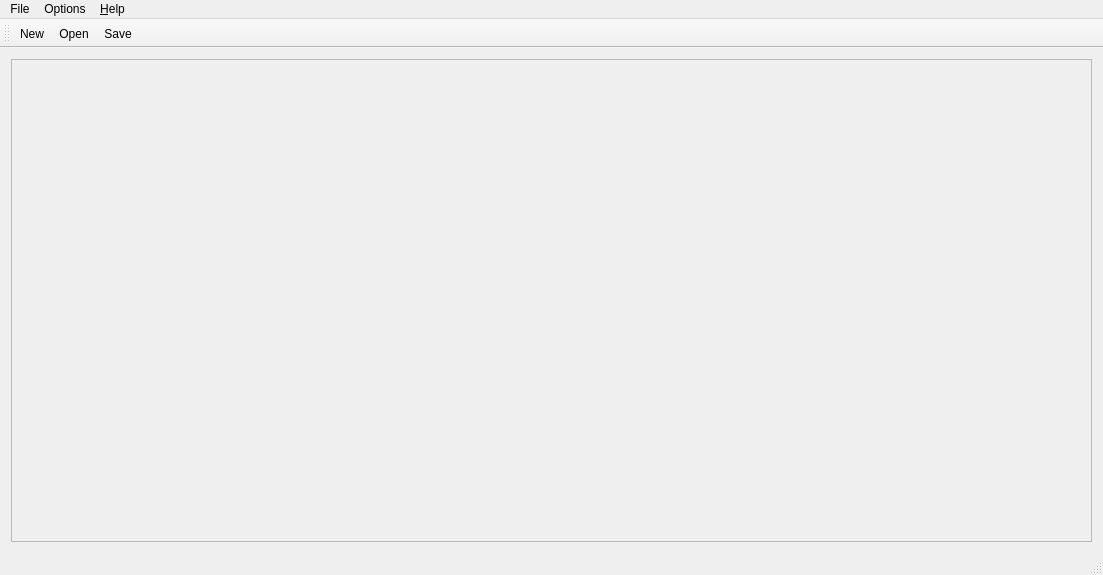
<?xml version="1.0" encoding="UTF-8"?>
<ui version="4.0">
 <class>hidconfigClass</class>
 <widget class="QMainWindow" name="hidconfigClass">
  <property name="geometry">
   <rect>
    <x>0</x>
    <y>0</y>
    <width>1103</width>
    <height>575</height>
   </rect>
  </property>
  <property name="sizePolicy">
   <sizepolicy hsizetype="Preferred" vsizetype="Preferred">
    <horstretch>0</horstretch>
    <verstretch>0</verstretch>
   </sizepolicy>
  </property>
  <property name="windowTitle">
   <string>hidconfig</string>
  </property>
  <property name="windowIcon">
   <iconset resource="hidconfig.qrc">
    <normaloff>:/hidconfig/icon</normaloff>:/hidconfig/icon</iconset>
  </property>
  <widget class="QWidget" name="centralWidget">
   <layout class="QHBoxLayout" name="horizontalLayout">
    <item>
     <widget class="QScrollArea" name="itemArea">
      <property name="widgetResizable">
       <bool>true</bool>
      </property>
      <widget class="QWidget" name="scrollAreaWidgetContents">
       <property name="geometry">
        <rect>
         <x>0</x>
         <y>0</y>
         <width>1083</width>
         <height>463</height>
        </rect>
       </property>
      </widget>
     </widget>
    </item>
   </layout>
  </widget>
  <widget class="QMenuBar" name="menuBar">
   <property name="geometry">
    <rect>
     <x>0</x>
     <y>0</y>
     <width>1103</width>
     <height>21</height>
    </rect>
   </property>
   <widget class="QMenu" name="menuFile">
    <property name="title">
     <string>File</string>
    </property>
    <addaction name="actionNew"/>
    <addaction name="actionOpen"/>
    <addaction name="actionSave"/>
    <addaction name="separator"/>
    <addaction name="actionExit"/>
   </widget>
   <widget class="QMenu" name="menuOptions">
    <property name="title">
     <string>Options</string>
    </property>
    <addaction name="actionDebug"/>
   </widget>
   <widget class="QMenu" name="menu_About">
    <property name="title">
     <string>&amp;Help</string>
    </property>
    <addaction name="actionAbout"/>
   </widget>
   <addaction name="menuFile"/>
   <addaction name="menuOptions"/>
   <addaction name="menu_About"/>
  </widget>
  <widget class="QToolBar" name="mainToolBar">
   <property name="toolButtonStyle">
    <enum>Qt::ToolButtonTextUnderIcon</enum>
   </property>
   <attribute name="toolBarArea">
    <enum>TopToolBarArea</enum>
   </attribute>
   <attribute name="toolBarBreak">
    <bool>false</bool>
   </attribute>
   <addaction name="actionNew"/>
   <addaction name="actionOpen"/>
   <addaction name="actionSave"/>
  </widget>
  <widget class="QStatusBar" name="statusBar"/>
  <action name="actionOpen">
   <property name="icon">
    <iconset resource="hidconfig.qrc">
     <normaloff>:/hidconfig/Open</normaloff>:/hidconfig/Open</iconset>
   </property>
   <property name="text">
    <string>Open</string>
   </property>
   <property name="shortcut">
    <string>Ctrl+O</string>
   </property>
  </action>
  <action name="actionSave">
   <property name="icon">
    <iconset resource="hidconfig.qrc">
     <normaloff>:/hidconfig/Save</normaloff>:/hidconfig/Save</iconset>
   </property>
   <property name="text">
    <string>Save</string>
   </property>
   <property name="shortcut">
    <string>Ctrl+S</string>
   </property>
  </action>
  <action name="actionExit">
   <property name="text">
    <string>Exit</string>
   </property>
  </action>
  <action name="actionNew">
   <property name="icon">
    <iconset resource="hidconfig.qrc">
     <normaloff>:/hidconfig/New</normaloff>:/hidconfig/New</iconset>
   </property>
   <property name="text">
    <string>New</string>
   </property>
   <property name="shortcut">
    <string>Ctrl+N</string>
   </property>
  </action>
  <action name="actionDebug">
   <property name="checkable">
    <bool>true</bool>
   </property>
   <property name="text">
    <string>Debug</string>
   </property>
   <property name="toolTip">
    <string>Enable Debug to stdout</string>
   </property>
  </action>
  <action name="actionAbout">
   <property name="text">
    <string>About</string>
   </property>
  </action>
 </widget>
 <layoutdefault spacing="6" margin="11"/>
 <resources>
  <include location="hidconfig.qrc"/>
 </resources>
 <connections>
  <connection>
   <sender>actionExit</sender>
   <signal>triggered()</signal>
   <receiver>hidconfigClass</receiver>
   <slot>onExit()</slot>
   <hints>
    <hint type="sourcelabel">
     <x>-1</x>
     <y>-1</y>
    </hint>
    <hint type="destinationlabel">
     <x>299</x>
     <y>199</y>
    </hint>
   </hints>
  </connection>
  <connection>
   <sender>actionOpen</sender>
   <signal>triggered()</signal>
   <receiver>hidconfigClass</receiver>
   <slot>onOpenFile()</slot>
   <hints>
    <hint type="sourcelabel">
     <x>-1</x>
     <y>-1</y>
    </hint>
    <hint type="destinationlabel">
     <x>299</x>
     <y>199</y>
    </hint>
   </hints>
  </connection>
  <connection>
   <sender>actionSave</sender>
   <signal>triggered()</signal>
   <receiver>hidconfigClass</receiver>
   <slot>onSaveFile()</slot>
   <hints>
    <hint type="sourcelabel">
     <x>-1</x>
     <y>-1</y>
    </hint>
    <hint type="destinationlabel">
     <x>299</x>
     <y>199</y>
    </hint>
   </hints>
  </connection>
  <connection>
   <sender>actionNew</sender>
   <signal>triggered()</signal>
   <receiver>hidconfigClass</receiver>
   <slot>onNew()</slot>
   <hints>
    <hint type="sourcelabel">
     <x>-1</x>
     <y>-1</y>
    </hint>
    <hint type="destinationlabel">
     <x>337</x>
     <y>199</y>
    </hint>
   </hints>
  </connection>
  <connection>
   <sender>actionDebug</sender>
   <signal>triggered()</signal>
   <receiver>hidconfigClass</receiver>
   <slot>onDebug()</slot>
   <hints>
    <hint type="sourcelabel">
     <x>-1</x>
     <y>-1</y>
    </hint>
    <hint type="destinationlabel">
     <x>551</x>
     <y>287</y>
    </hint>
   </hints>
  </connection>
  <connection>
   <sender>actionAbout</sender>
   <signal>triggered()</signal>
   <receiver>hidconfigClass</receiver>
   <slot>onAbout()</slot>
   <hints>
    <hint type="sourcelabel">
     <x>-1</x>
     <y>-1</y>
    </hint>
    <hint type="destinationlabel">
     <x>551</x>
     <y>287</y>
    </hint>
   </hints>
  </connection>
 </connections>
 <slots>
  <slot>onSelectionChangedHIDDevice()</slot>
  <slot>onOpenFile()</slot>
  <slot>onSaveFile()</slot>
  <slot>onExit()</slot>
  <slot>onNew()</slot>
  <slot>onDebug()</slot>
  <slot>onAbout()</slot>
 </slots>
</ui>
